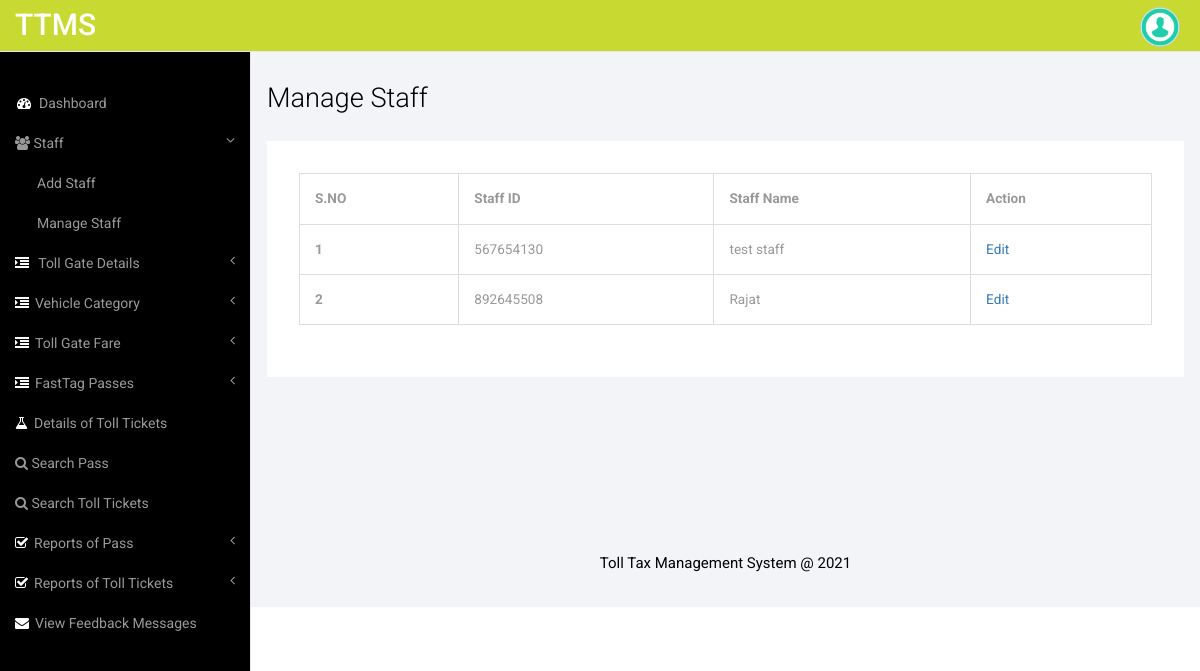
The page /admin/manage-staff.php (signed in) on the database its author committed.
### tables this page shows
CREATE TABLE `tblstaff` (
  `ID` int(10) NOT NULL,
  `StaffID` varchar(50) DEFAULT NULL,
  `StaffName` varchar(120) DEFAULT NULL,
  `StaffMobilenumber` bigint(10) DEFAULT NULL,
  `StaffEmail` varchar(120) DEFAULT NULL,
  `StaffGender` varchar(20) DEFAULT NULL,
  `StaffAddress` varchar(200) DEFAULT NULL,
  `StaffDOB` varchar(200) DEFAULT NULL,
  `StaffPassword` varchar(120) DEFAULT NULL,
  `JoiningDate` timestamp NOT NULL DEFAULT CURRENT_TIMESTAMP
);

### admin/manage-staff.php (the view, shortened to what this page needs)
<?php
include('includes/dbconnection.php');
if (strlen($_SESSION['ttmsaid']==0)) {
  header('location:logout.php');
  } else{
  ?>
<!DOCTYPE HTML>
<html>
<head>
<link href="css/bootstrap.min.css" rel='stylesheet' type='text/css' />
<link href="css/style.css" rel='stylesheet' type='text/css' />
<link href="css/font-awesome.css" rel="stylesheet">
</head>
<body>
<div id="wrapper">
     <?php include_once('includes/sidebar.php');?>
        <?php include_once('includes/header.php');?>
        <div id="page-wrapper">
        <div class="col-md-12 graphs">
	   <div class="xs">
  	 <h3>Manage Staff</h3>
	<div class="bs-example4" data-example-id="simple-responsive-table">
    <div class="table-responsive">
      <table class="table table-bordered">
        <thead>
          <tr>
            <th>S.NO</th>
            <th>Staff ID</th>
            <th>Staff Name</th>
            <th>Action</th>
            </tr>
        </thead>
        <tbody>
           <?php
$ret=mysqli_query($con,"select *from  tblstaff");
$cnt=1;
while ($row=mysqli_fetch_array($ret)) {
?>
          <tr>
            <th scope="row"><?php echo $cnt;?></th>
             <td><?php  echo $row['StaffID'];?></td>
                  <td><?php  echo $row['StaffName'];?></td>
                  <td><a href="edit-staffdetail.php?editid=<?php echo $row['ID'];?>">Edit</a></td>
                </tr>
                <?php
$cnt=$cnt+1;
}?>
        </tbody>
      </table>
    </div>
  </div>
  </div>
  <?php include_once('includes/footer.php');?>
   </div>
      </div>
   </div>
<link href="css/custom.css" rel="stylesheet">
</body>
</html>
<?php }  ?>

### admin/css/style.css (style rules this page uses)
h4, h5, h6, h1, h2, h3 { margin-top: 0; }
html, body { font-family: 'Roboto', sans-serif; font-size: 100%; background:#000; overflow-x: hidden; }
body a { transition:0.5s all; -webkit-transition:0.5s all; -moz-transition:0.5s all; -o-transition:0.5s all; -ms-transition:0.5s all; }
.graphs { padding: 2em 1em; background: #f2f4f8; font-family: 'Roboto', sans-serif; }
.bs-example4 { background: #fff; padding: 2em; }
.xs h3, .widget_head { color:#000; font-size:1.7em; font-weight:300; margin-bottom: 1em; }
.table > thead > tr > th, .table > tbody > tr > th, .table > tfoot > tr > th, .table > thead > tr > td, .table > tbody > tr > td, .table > tfoot > tr > td { border-top: none !important; }
.table > thead > tr > th, .table > tbody > tr > th, .table > tfoot > tr > th, .table > thead > tr > td, .table > tbody > tr > td, .table > tfoot > tr > td { font-size: 0.85em; color: #999; }
.table td, .table>tbody>tr>td, .table>tbody>tr>th, .table>tfoot>tr>td, .table>tfoot>tr>th, .table>thead>tr>td, .table>thead>tr>th { padding:15px !important; }
.table > thead > tr > th { border-bottom: 1px solid #ddd !important; }

### admin/css/custom.css (style rules this page uses)
#wrapper { width: 100%; }
#page-wrapper { min-height: 568px; background-color: #fff; }
@media (min-width:768px) { #page-wrapper { position: inherit; margin: 0 0 0 250px; border-left: 1px solid #e7e7e7; } }

### rows shown on the page
tblstaff: StaffID "567654130", StaffName "test staff"
tblstaff: StaffID "892645508", StaffName "Rajat"
